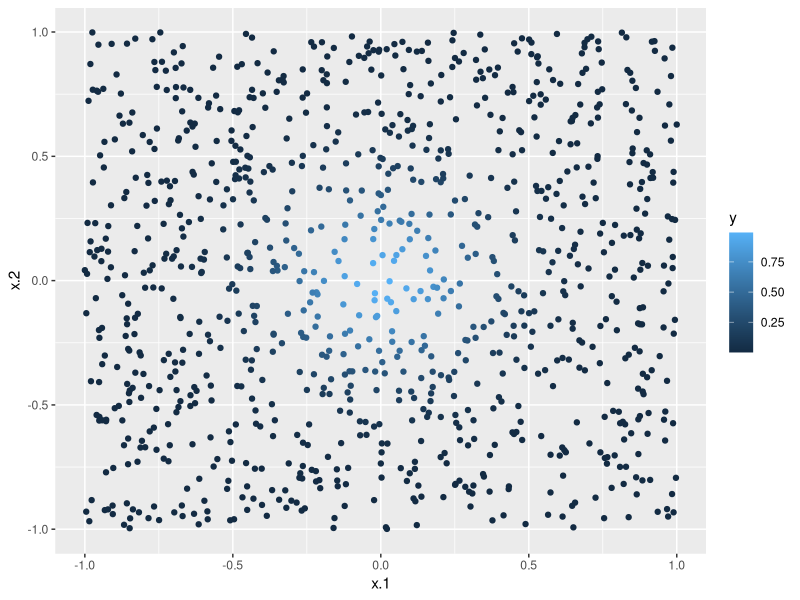
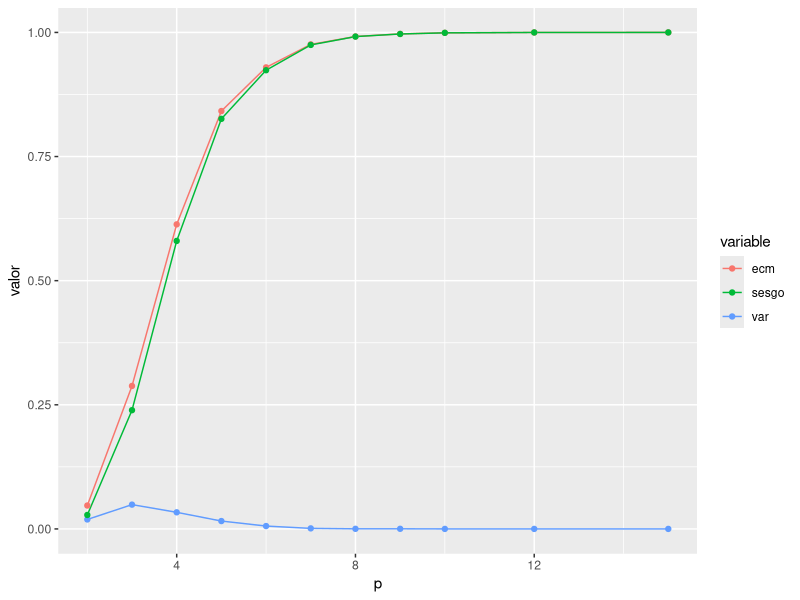
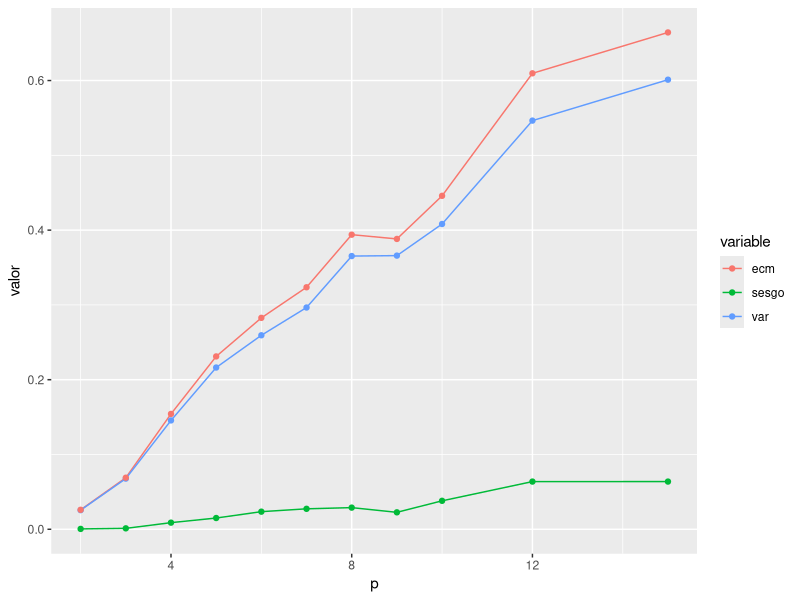
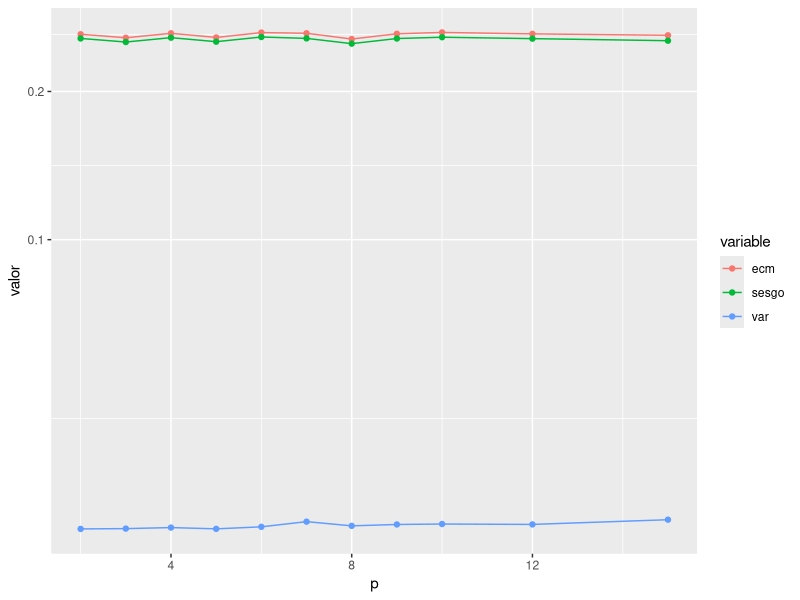

The R source for these figures, in order:
## ---- chunk 1
library(ggplot2)
fun.1 <- function(x){
  exp(-8*sum(x^2))
}
x.1 <- runif(1000, -1, 1)
x.2 <- runif(1000, -1, 1)
dat <- data.frame(x.1, x.2)
dat$y <- apply(dat, 1, fun.1)
ggplot(dat, aes(x=x.1,y=x.2, colour=y)) + geom_point()

## ---- chunk 2

dist.origen <- apply(dat[,1:2], 1, function(x){sqrt(sum(x^2))})
mas.cercano.indice <- which.min(dist.origen)
mas.cercano <- dat[mas.cercano.indice, ]
mas.cercano
## ---- chunk 3
sims.1 <- lapply(1:8, function(i){runif(1000, -1, 1)})
dat <- data.frame(Reduce(cbind, sims.1))
dat$y <- apply(dat, 1, fun.1)

dist.origen <- apply(dat[,1:8], 1, function(x){sqrt(sum(x^2))})
mas.cercano.indice <- which.min(dist.origen)
mas.cercano <- dat[mas.cercano.indice, ]
mas.cercano
## ---- chunk 4
mas.cercano$y
## ---- chunk 5
sqrt(sum(mas.cercano[1:8]^2))
## ---- chunk 6
sims.1 <- lapply(1:8, function(i){runif(100000, -1, 1)})
dat <- data.frame(Reduce(cbind, sims.1))
dat$y <- apply(dat, 1, fun.1)

dist.origen <- apply(dat[,1:8], 1, function(x){sqrt(sum(x^2))})
mas.cercano.indice <- which.min(dist.origen)
mas.cercano <- dat[mas.cercano.indice, ]
mas.cercano
## ---- chunk 7
sims.1 <- lapply(1:15, function(i){runif(1e5, -1, 1)})
dat <- data.frame(Reduce(cbind, sims.1))
dat$y <- apply(dat, 1, fun.1)

dist.origen <- apply(dat[,1:15], 1, function(x){sqrt(sum(x^2))})
mas.cercano.indice <- which.min(dist.origen)
mas.cercano <- dat[mas.cercano.indice, ]
mas.cercano
## ---- chunk 8
fun.2 <- function(x){
  0.5*(1+x[1])^3
}
set.seed(280572)
sims.1 <- lapply(1:10, function(i){runif(500, -1, 1)})
dat <- data.frame(Reduce(cbind, sims.1))
dat$y <- apply(dat, 1, fun.2)

dist.origen <- apply(dat[,1:10], 1, function(x){sqrt(sum(x^2))})
mas.cercano.indice <- which.min(dist.origen)
mas.cercano <- dat[mas.cercano.indice, ]
mas.cercano
mas.cercano$y
## ---- chunk 9

sims.1 <- lapply(1:10, function(i){runif(500, -1, 1)})
dat <- data.frame(Reduce(cbind, sims.1))
dat$y <- apply(dat, 1, fun.2)

dist.origen <- apply(dat[,1:10], 1, function(x){sqrt(sum(x^2))})
mas.cercano.indice <- which.min(dist.origen)
mas.cercano <- dat[mas.cercano.indice, ]
mas.cercano
mas.cercano$y
## ---- chunk 10
dat.1 <- cbind(dat[,1:10], dat[,1:10]^2, dat[,1:10]^3)
names(dat.1) <- c(paste0('X_', 1:10), paste0('X2_',1:10), paste0('X3_', 1:10))
dat.1$y <- dat$y
mod.1 <- lm(y ~ . , data=dat.1)
coef(mod.1)[1]
## ---- chunk 11
library(plyr)
library(dplyr)
library(tidyr)
preds.1 <- rdply(400, function(i){
  salida.1 <- ldply(c(2:10,12,15), function(p){
  sims.1 <- lapply(1:p, function(i){runif(50, -1, 1)})
  dat <- data.frame(Reduce(cbind, sims.1))
  dat$y <- apply(dat, 1, fun.1)

  dist.origen <- apply(dat[,1:p], 1, function(x){sqrt(sum(x^2))})
  mas.cercano.indice <- which.min(dist.origen)
  mas.cercano <- dat[mas.cercano.indice, ]
  data.frame(p=p, y=mas.cercano$y)
  })
  salida.1
})

preds.res <- preds.1 %>% 
  group_by(p) %>%
  dplyr::summarise(esperado = mean(y), var = var(y), ecm = mean((y-1)^2)) %>%
  mutate(sesgo = (esperado-1)^2)

preds.res.1 <- preds.res %>%
  gather(variable,valor, esperado:sesgo) %>%
  filter(variable!='esperado')

ggplot(preds.res.1, aes(x=p, y=valor, colour=variable, group=variable)) +
  geom_line() + geom_point()
## ---- chunk 12
set.seed(28)
preds.1 <- rdply(1000, function(i){
  salida.1 <- ldply(c(2:10,12,15), function(p){
  sims.1 <- lapply(1:p, function(i){runif(60, -1, 1)})
  dat <- data.frame(Reduce(cbind, sims.1))
  dat$y <- apply(dat, 1, fun.2)

  dist.origen <- apply(dat[,1:p], 1, function(x){sqrt(sum(x^2))})
  mas.cercano.indice <- which.min(dist.origen)
  mas.cercano <- dat[mas.cercano.indice, ]
  data.frame(p=p, y=mas.cercano$y)
  })
  salida.1
})

preds.res <- preds.1 %>% 
  group_by(p) %>%
  dplyr::summarise(esperado = mean(y), var = var(y), ecm = mean((y-0.5)^2)) %>%
  mutate(sesgo = (esperado-0.5)^2)

preds.res.1 <- preds.res %>%
  gather(variable,valor, esperado:sesgo) %>%
  filter(variable!='esperado')

ggplot(preds.res.1, aes(x=p, y=valor, colour=variable, group=variable)) +
  geom_line() + geom_point()
## ---- chunk 13
set.seed(2805)
preds.1 <- rdply(1000, function(i){
  salida.1 <- ldply(c(2:10,12,15), function(p){
  sims.1 <- lapply(1:p, function(i){runif(60, -1, 1)})
  dat <- data.frame(Reduce(cbind, sims.1))
  dat$y <- apply(dat, 1, fun.2)
  mod.1 <- lm(y~., data = dat)
  data.frame(p=p, y=coef(mod.1)[1])
  })
  salida.1
})

preds.res <- preds.1 %>% 
  group_by(p) %>%
  dplyr::summarise(esperado = mean(y), var = var(y), ecm = mean((y-0.5)^2)) %>%
  mutate(sesgo = (esperado-0.5)^2)

preds.res.1 <- preds.res %>%
  gather(variable,valor, esperado:sesgo) %>%
  filter(variable!='esperado')

ggplot(preds.res.1, aes(x=p, y=valor, colour=variable, group=variable)) +
  geom_line() + geom_point() + scale_y_sqrt()
